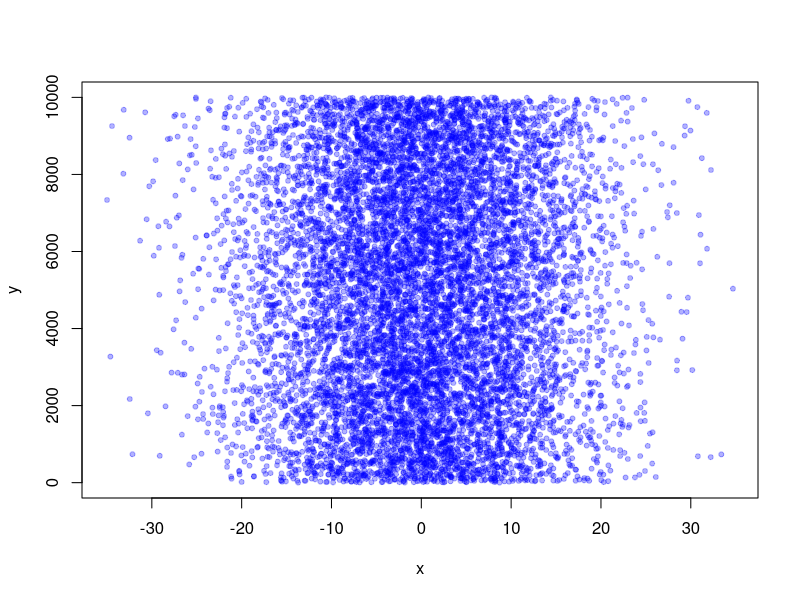
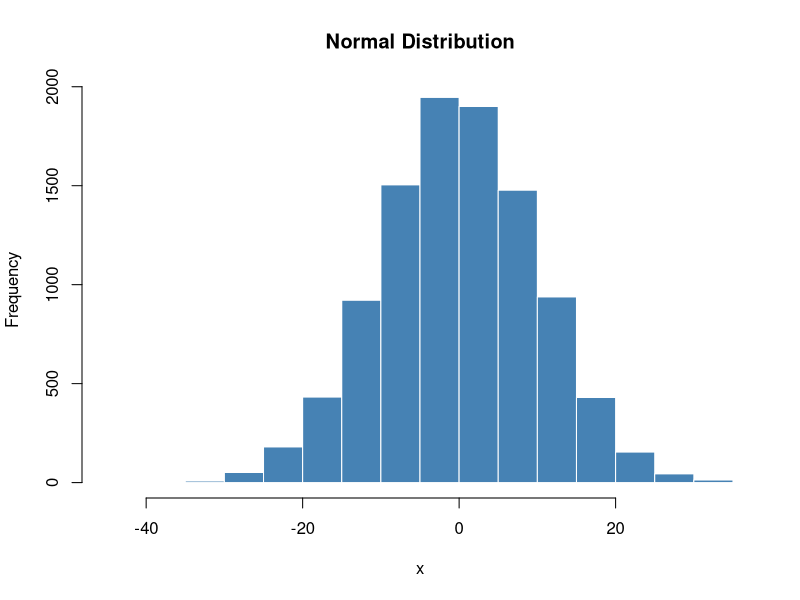
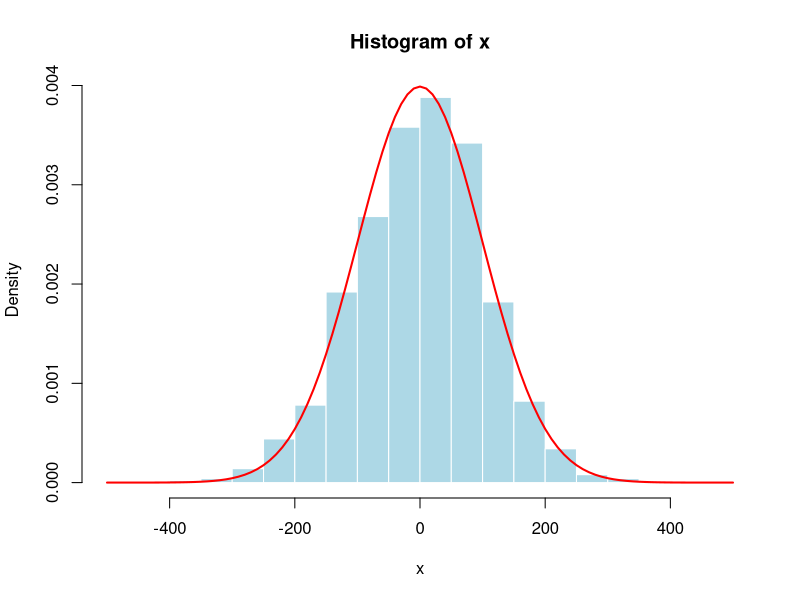
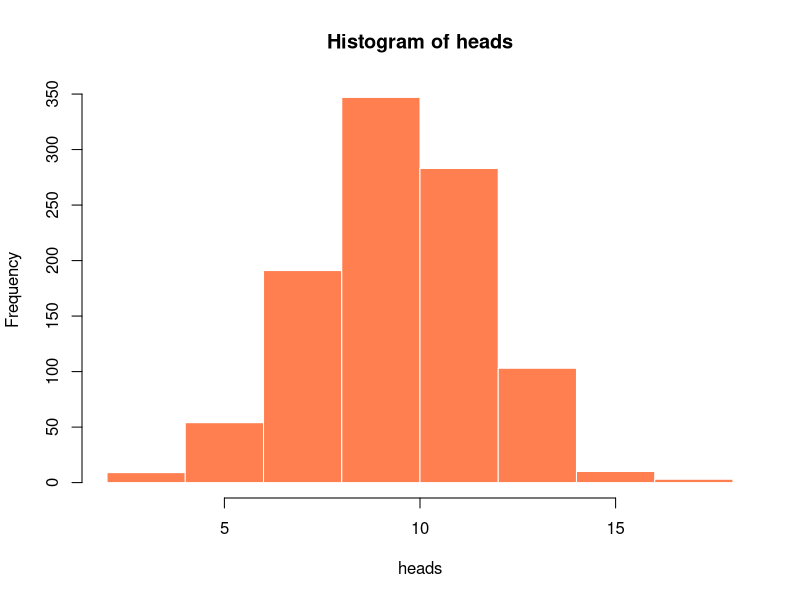
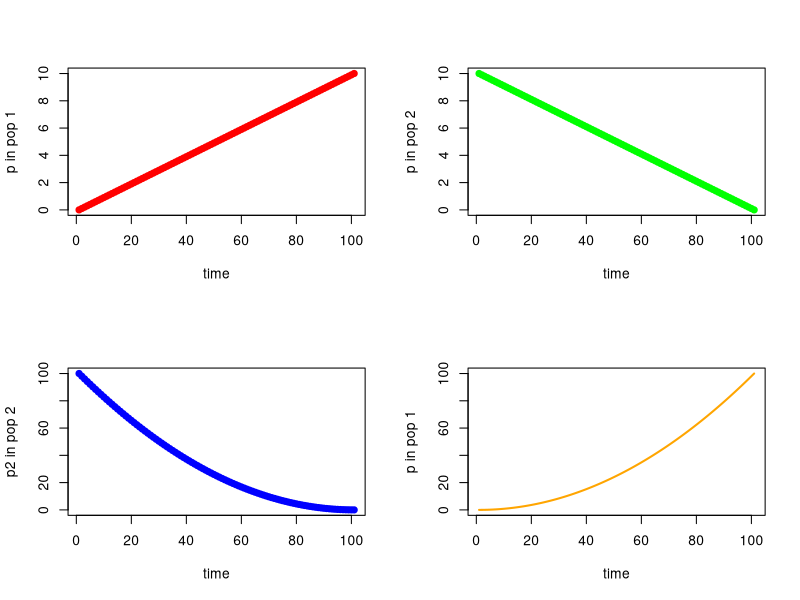
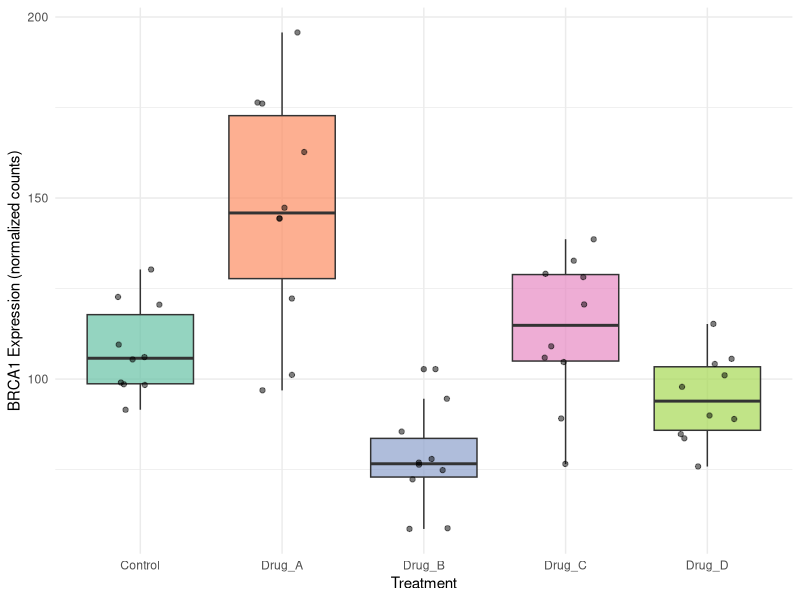

Write R code to recreate these figures, in order.
## ---- chunk 1
#| label: setup
#| include: false

library(tidyverse)
library(knitr)
library(readxl)
theme_set(theme_minimal())
## ---- chunk 2
#| label: basic-math
#| echo: true

4*4
(4+3*2^2)
## ---- chunk 3
#| label: assigning-variables
#| echo: true

x <- 2
x*3
y <- x * 3
y-2
## ---- chunk 4
#| echo: true

y <- 67
x <- 124
z <- (x*y)^2
print(z)
## ---- chunk 5
#| echo: true

x <- "I Love"
y <- "Biostatistics"
z <- c(x,y)
print(z)
## ---- chunk 6
#| eval: true
#| echo: true

z <- "low, medium, high"
z_factor <- as.factor(z)
print(z_factor)
## ---- chunk 7
#| label: example-vectors
#| echo: true

x <- c(2,3,4,2,1,2,4,5,10,8,9)
print(x)
## ---- chunk 8
#| echo: true

seq_1 <- seq(0.0, 10.0, by = 0.1)
print(seq_1)
## ---- chunk 9
#| echo: true

seq_2 <- seq(10.0, 0.0, by = -0.1)
seq_square <- (seq_2)^2
print(seq_square)
## ---- chunk 10
#| label: fig-samples
#| fig-cap: "Random samples from distributions"
#| out-width: "70%"
#| echo: true

x <- rnorm(10000, 0, 10)
y <- sample(1:10000, 10000, replace = T)
plot(x, y, pch = 20, col = rgb(0, 0, 1, 0.3)) 
## ---- chunk 11
#| label: fig-histogram
#| fig-cap: "Histogram of normally distributed data"
#| out-width: "70%"
#| echo: true

x <- rnorm(10000, 0, 10)
hist(x, col = "steelblue", border = "white", main = "Normal Distribution")
## ---- chunk 12
#| label: fig-normal-curve
#| fig-cap: "Histogram with density curve overlay"
#| out-width: "70%"
#| echo: true

x <- rnorm(1000, 0, 100)
hist(x, xlim = c(-500,500), col = "lightblue", border = "white", freq = FALSE)
curve(dnorm(x, 0, 100), xlim = c(-500,500), add=TRUE, col='Red', lwd=2)
## ---- chunk 13
#| label: fig-binomial
#| fig-cap: "Binomial distribution: 10 successes (out of 20 trials) is most frequent"
#| out-width: "60%"
#| echo: true

heads <- rbinom(n=1000, size=20, prob=0.5)
hist(heads, col = "coral", border = "white")
## ---- chunk 14
#| label: fig-composite
#| fig-cap: "Multiple plots in a single figure"
#| out-width: "80%"
#| echo: true

seq_1 <- seq(0.0, 10.0, by = 0.1)
seq_2 <- seq(10.0, 0.0, by = -0.1)

par(mfrow=c(2,2))
plot(seq_1, xlab="time", ylab="p in pop 1", type = "p", col = 'red', pch = 19)
plot(seq_2, xlab="time", ylab="p in pop 2", type = "p", col = 'green', pch = 19)
plot((seq_2)^2, xlab="time", ylab="p2 in pop 2", type = "p", col = 'blue', pch = 19)
plot((seq_1)^2, xlab="time", ylab ="p in pop 1", type = "l", col = 'orange', lwd = 2)
## ---- chunk 15
#| echo: true

hydrogel_concentration <- factor(c("low", "high", "high", "high", 
                                    "medium", "medium", "medium","low"))
compression <- c(3.4, 3.4, 8.4, 3, 5.6, 8.1, 8.3, 4.5)
conductivity <- c(0, 9.2, 3.8, 5, 5.6, 4.1, 7.1, 5.3)
mydata <- data.frame(hydrogel_concentration, compression, conductivity)
row.names(mydata) <- paste0("Sample_", 1:8)

mydata |>
  rownames_to_column(var = "Sample") |>
  kable()
## ---- chunk 16
#| label: bio-example-setup
#| echo: true
#| output: false

set.seed(42)
gene_expression <- tibble(
  sample_id = paste0("S", 1:50),
  treatment = rep(c("Control", "Drug_A", "Drug_B", "Drug_C", "Drug_D"), each = 10),
  gene_BRCA1 = c(rnorm(10, 100, 15), rnorm(10, 150, 20), rnorm(10, 80, 12), 
                  rnorm(10, 120, 18), rnorm(10, 95, 14)),
  gene_TP53 = c(rnorm(10, 200, 25), rnorm(10, 180, 22), rnorm(10, 250, 30),
                 rnorm(10, 190, 28), rnorm(10, 210, 24))
)
## ---- chunk 17
#| label: tbl-gene-data
#| echo: true

gene_expression |>
  head(8) |>
  kable(digits = 1)
## ---- chunk 18
#| label: tbl-summary-stats
#| echo: true

gene_expression |>
  group_by(treatment) |>
  summarise(
    n = n(),
    BRCA1_mean = mean(gene_BRCA1),
    BRCA1_sd = sd(gene_BRCA1),
    TP53_mean = mean(gene_TP53),
    TP53_sd = sd(gene_TP53)
  ) |>
  kable(digits = 1)
## ---- chunk 19
#| label: fig-gene-boxplot
#| fig-cap: "BRCA1 expression across treatment groups"
#| fig-width: 8
#| fig-height: 5
#| echo: true

ggplot(gene_expression, aes(x = treatment, y = gene_BRCA1, fill = treatment)) +
  geom_boxplot(alpha = 0.7) +
  geom_jitter(width = 0.2, alpha = 0.5) +
  labs(x = "Treatment", y = "BRCA1 Expression (normalized counts)") +
  theme_minimal() +
  theme(legend.position = "none") +
  scale_fill_brewer(palette = "Set2")
## ---- chunk 20
#| label: stat-test
#| echo: true

anova_result <- aov(gene_BRCA1 ~ treatment, data = gene_expression)
summary(anova_result)
